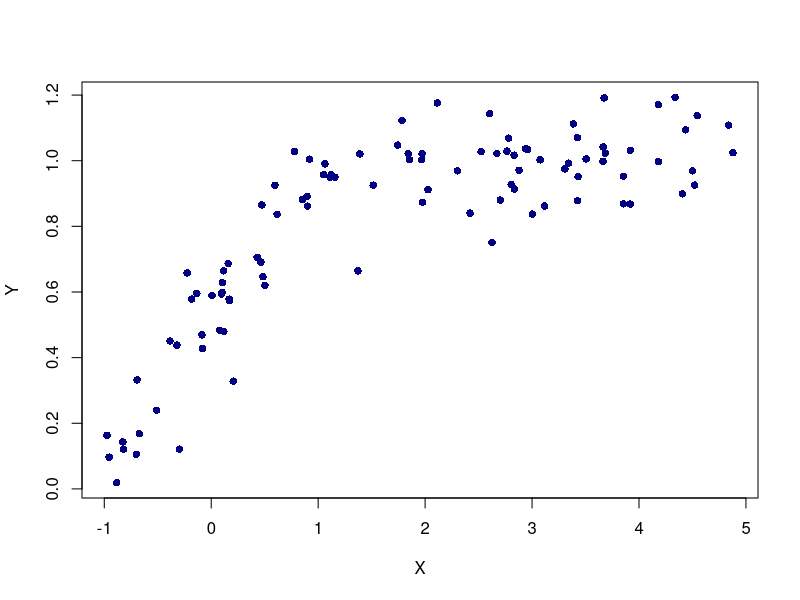
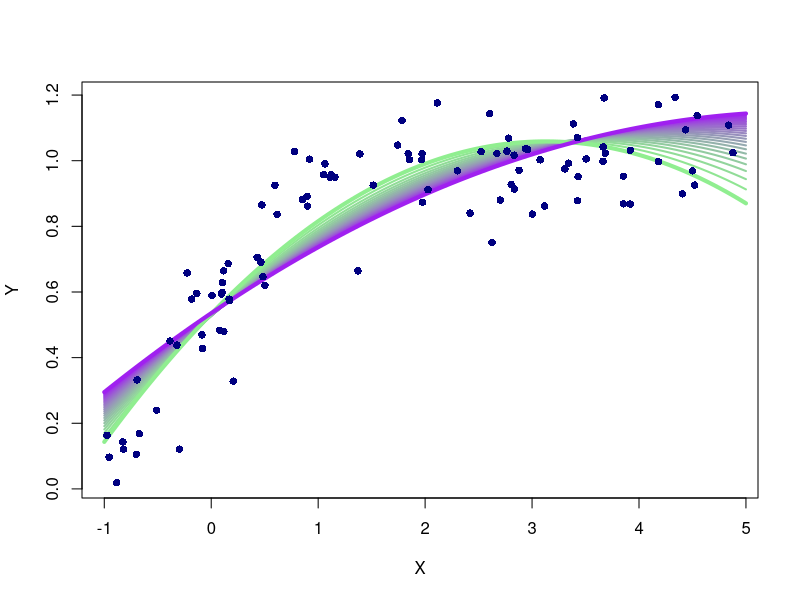
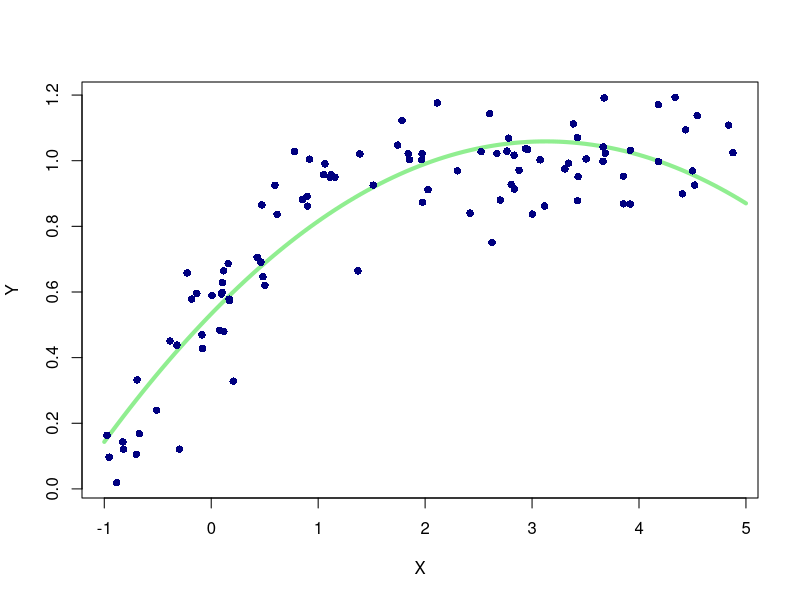
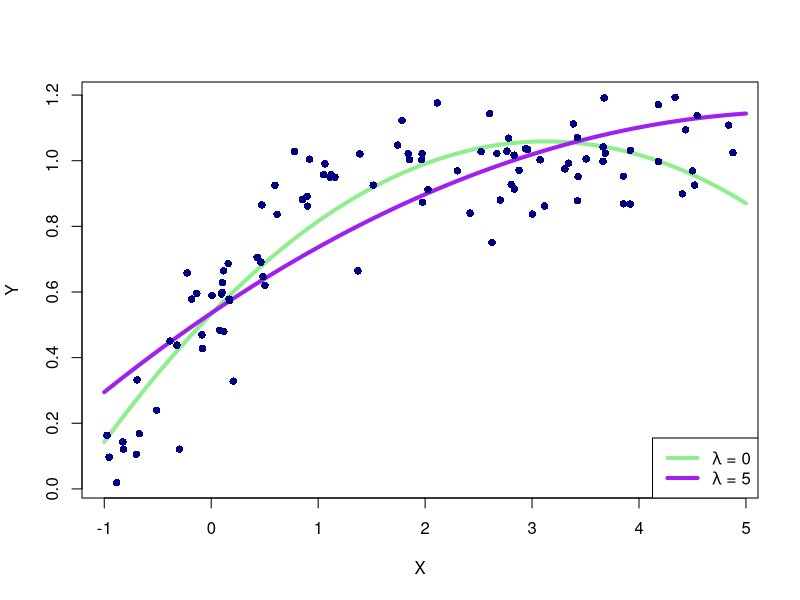

Generate these figures, in order, with R:
#### ************************ Header ************************ ####
# File: monotonic_simulation.R                                   #
# Author: ian2j                                                  #
# Last Modified: 06AUG2016                                       #
# Purpose: Test an idea to force a fitted curve to be monotonic  #
# ************************************************************** #

#### Change working directory ####
setwd("C:/Users/Ian/Desktop/Master/Research/ADN/Monotonic/")

#### Set Random Seed ####
set.seed(31416)

#### Create sample data ####
N <- 1e2 # sample size
LB <- -1 # independent variable lower bound
UB <- 5 # independent variable upper bound
X <- runif(N,
           LB,
           UB) # independent variable
ALPHA <- 1 # scaling factor for dependent variable mean
BETA <- 2 # additional scaling factor for inverse logit
TAU <- .1 # dependent variable stdev
Y <- rnorm(N,
           ALPHA *
             exp(X * BETA) /
             (1 + exp(X * BETA)),
           TAU) # dependent variable

#### Setup plot options ####
# Background color of plots
BGCOLOR <- "white"
# Color of points
DOTCOLOR <- "navy"
# Color for starting curve (default regression)
STCOLOR <- "lightgreen"
# Color for final curve (our new regression)
EDCOLOR <- "purple"

# Make initial scatterplot
png("scatterplot.png",
    width = 8,
    height = 6,
    units = "in",
    res = 300)
# Set plot background color
par(bg = BGCOLOR)
# Plot points
plot(X,
     Y,
     pch = 16,
     col = DOTCOLOR)
dev.off()

#### Newton's method functions ####
# Objective function for which we seek B so that f(B) = 0
# NOTE: In our case, B consists of three values [b0, b1, b2]
#       and this function is actually the collection of partial
#       derivatives with respect to b0, b1, and b2 of our
#       loss + penalty function
f <- function(X,
              Y,
              cbeta,
              LAMBDA,
              MID) {
  d <- cbind(1,
             X,
             X ^ 2)
  common1 <- Y - d %*% cbeta
  common2 <- 2 * LAMBDA *
    (cbeta[2] / (2 * cbeta[3]) + MID) ^ (-3)
  b0 <- -2 * sum(common1)
  b1 <- -2 * sum(common1 * X)
  b1 <- b1 - common2 * (1 / (2 * cbeta[3]))
  b2 <- -2 * sum(common1 * X ^ 2)
  b2 <- b2 - common2 * (-cbeta[2] / (2 * cbeta[3] ^ 2))
  return(c(b0, 
           b1, 
           b2))
}
# Derivative of our objective function to be used in Newton's 
# method. Because our objective function is already the partial
# derivatives of the loss + penalty function with respect to 
# b0, b1, and b2, this is really the Hessian matrix of second 
# partial derivatives
fp <- function(X,
               Y,
               cbeta,
               LAMBDA,
               MID) {
  H <- matrix(0, 
              nrow = 3, 
              ncol = 3)
  common <- (cbeta[2] / (2 * cbeta[3]) + MID)
  H[1,1] <- 2 * length(X)
  H[1,2] <- 2 * sum(X)
  H[1,3] <- 2 * sum(X ^ 2)
  H[2,1] <- H[1,2]
  H[2,2] <- H[1,3] + 1.5 * 
    LAMBDA / cbeta[3] ^ 2 * common ^ (-4)
  H[2,3] <- 2 * sum(X ^ 3) + 
    LAMBDA / cbeta[3] ^ 2 * 
    (common ^ (-3) - 
       cbeta[2] * 1.5 / cbeta[3] * common ^ (-4))
  H[3,1] <- H[1,3]
  H[3,2] <- 2 * sum(X ^ 3) - LAMBDA *
    (common ^ (-3) *
       (-1 / cbeta[3] ^ 2) + 
       1.5 * cbeta[2] / cbeta[3] ^ 3 * common ^ (-4))
  H[3,3] <- 2 * sum(X ^ 4) + 
    LAMBDA * cbeta[2] * 
    (common ^ (-3) * 
       (-2 / cbeta[3] ^ 3) + 
       1.5 * cbeta[2] / cbeta[3] ^ 4 * common ^ (-4))
  return(H)
}
# Basic implementation of Newton's method for our problem
solver <- function(X, 
                   Y, 
                   LAMBDA, 
                   MID = mean(range(X)),
                   MAXITER = 100, 
                   TOL = 1e-4) {
  # Use a standard least squares regression model 
  # to select an initial set of coefficients
  d <- cbind(X, 
             X ^ 2)
  ibeta <- as.numeric(coef(lm(Y ~ d)))
  # Initialize variables for the algorithm
  ITER <- 1
  NORM <- 1e4
  while(ITER < MAXITER & NORM > TOL) {
    # While we have not crossed the maximum number 
    # of iterations AND remain above the tolerance 
    # for convergence,
    
    # Calculate the current value of the 
    # objective function
    fval <- f(X,
              Y,
              ibeta,
              LAMBDA,
              MID)
    
    # Calculate how far we are away from the 
    # optimal values of [0, 0, 0]
    NORM <- sum(abs(fval))
    
    # Calculate the Hessian matrix
    fpval <- fp(X,
                Y,
                ibeta,
                LAMBDA,
                MID)
    
    # Update the values of the coefficients
    # using Newton's method
    ibeta <- ibeta - solve(fpval, fval)
    
    # Increment the iteration count
    ITER <- ITER + 1
  }
  # Return the final solution
  return(ibeta)
}

#### Experiments ####
# Set up a sequence of penalty terms
LAMSEQ <- seq(from = 0,
              to = 5,
              len = 25)
# Get the number of lambda values to try
NL <- length(LAMSEQ) 
# Initialize matrix for output
BMAT <- matrix(0, 
               nrow = NL,
               ncol = 3)
# Loop through and calculate estimated coefficients using 
# Newton's method for each value of lambda
for(l in 1:NL) {
  BMAT[l,] <- solver(X, 
                     Y, 
                     LAMBDA = LAMSEQ[l], 
                     MID = mean(range(X)),
                     MAXITER = 20, 
                     TOL = 1e-4)
}

# Overlay all solutions on the initial scatterplot
png("all_solutions.png",
    width = 8,
    height = 6,
    units = "in",
    res = 300)
COLSEQ <- colorRampPalette(c(STCOLOR,
                             EDCOLOR))(NL)
par(bg = BGCOLOR)
plot(X, 
     Y,
     pch = 16,
     col = DOTCOLOR)
for(l in 1:NL) {
  curve(BMAT[l, 1] + 
          BMAT[l, 2] * x + 
          BMAT[l, 3] * x ^ 2,
        from = LB,
        to = UB,
        add = TRUE,
        lwd = 2,
        col = COLSEQ[l])
}
# Emphasize the initial (unpenalized) solution
curve(BMAT[1, 1] + 
        BMAT[1, 2] * x + 
        BMAT[1, 3] * x ^ 2,
      from = LB,
      to = UB,
      add = TRUE,
      lwd = 4,
      col = STCOLOR)
# Emphasize the final (most penalized) solution
curve(BMAT[NL,1] + 
        BMAT[NL,2] * x + 
        BMAT[NL,3] * x ^ 2,
      from = LB,
      to = UB,
      add = TRUE,
      lwd = 4,
      col = EDCOLOR)
# Plot the points again to put them on top of the lines
points(X, 
       Y, 
       pch = 16, 
       col = DOTCOLOR)
dev.off()

# Plot only the initial curve
png("initial_results.png",
    width = 8,
    height = 6,
    units = "in",
    res = 300)
# Set plot background color
par(bg = BGCOLOR)
# Plot the data
plot(X,
     Y,
     pch = 16,
     col = DOTCOLOR)
# Add the initial curve
curve(BMAT[1, 1] + 
        BMAT[1, 2] * x + 
        BMAT[1, 3] * x ^ 2,
      from = LB,
      to = UB,
      add = TRUE,
      lwd = 4,
      col = STCOLOR)
# Plot the points once more
points(X, 
       Y, 
       pch = 16, 
       col = DOTCOLOR)
dev.off()

# Plot only the initial and final curves
png("simple_results.png",
    width = 8,
    height = 6,
    units = "in",
    res = 300)
# Set plot background color
par(bg = BGCOLOR)
# Plot the data
plot(X,
     Y,
     pch = 16,
     col = DOTCOLOR)
# Add the initial curve
curve(BMAT[1, 1] + 
        BMAT[1, 2] * x +
        BMAT[1, 3] * x ^ 2,
      from = LB,
      to = UB,
      add = TRUE,
      lwd = 4,
      col = STCOLOR)
# Add the final curve
curve(BMAT[NL, 1] + 
        BMAT[NL, 2] * x + 
        BMAT[NL, 3] * x ^ 2,
      from = LB,
      to = UB,
      add = TRUE,
      lwd = 4,
      col = EDCOLOR)
# Plot the points once more
points(X, 
       Y, 
       pch = 16, 
       col = DOTCOLOR)
# Add a legend
legend("bottomright",
       legend = c(expression(lambda * " = 0"),
                  expression(lambda * " = 5")),
       lwd = c(4, 4),
       lty = c(1, 1),
       col = c(STCOLOR, 
               EDCOLOR))
dev.off()
